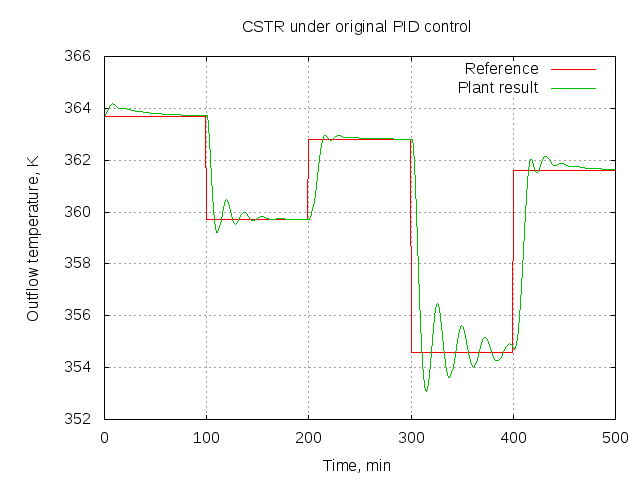

gnuplot code for this plot:
set grid
set title "CSTR under original PID control"
set xlabel "Time, min"
set ylabel "Outflow temperature, K"
set terminal png
set output "reference-output.png"
plot [0:500] [352:366] 'refer_t.dat' u 1:2 t "Reference" w l, \
     'cstr_out.dat' u 1:5 t "Plant result" w l
